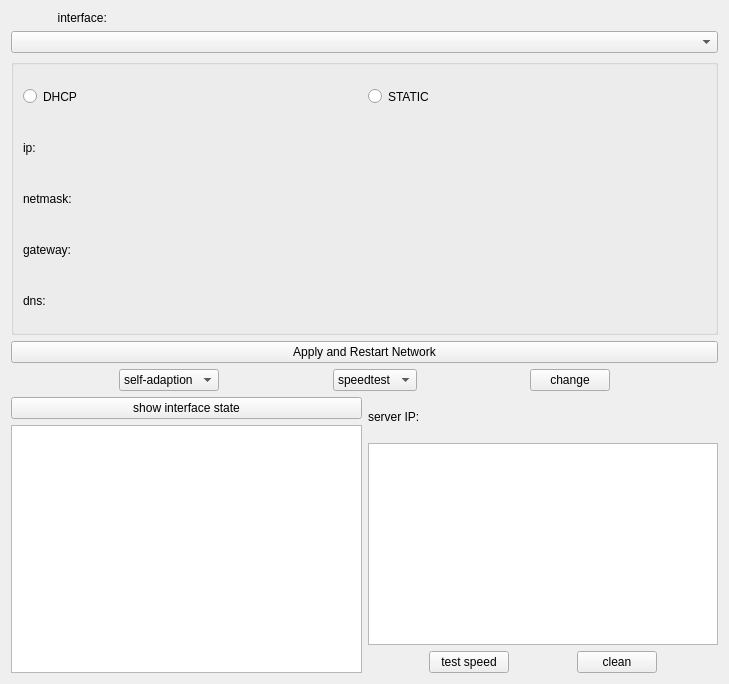
<?xml version="1.0" encoding="UTF-8"?>
<ui version="4.0">
 <class>Network</class>
 <widget class="QWidget" name="Network">
  <property name="geometry">
   <rect>
    <x>0</x>
    <y>0</y>
    <width>729</width>
    <height>684</height>
   </rect>
  </property>
  <property name="windowTitle">
   <string>Form</string>
  </property>
  <layout class="QVBoxLayout" name="verticalLayout_4">
   <item>
    <widget class="QLabel" name="label">
     <property name="sizePolicy">
      <sizepolicy hsizetype="Expanding" vsizetype="Preferred">
       <horstretch>0</horstretch>
       <verstretch>0</verstretch>
      </sizepolicy>
     </property>
     <property name="text">
      <string>              interface:</string>
     </property>
    </widget>
   </item>
   <item>
    <widget class="QComboBox" name="cb_interface">
     <property name="sizePolicy">
      <sizepolicy hsizetype="Expanding" vsizetype="Fixed">
       <horstretch>0</horstretch>
       <verstretch>0</verstretch>
      </sizepolicy>
     </property>
    </widget>
   </item>
   <item>
    <widget class="QGroupBox" name="groupBox">
     <property name="sizePolicy">
      <sizepolicy hsizetype="Expanding" vsizetype="Expanding">
       <horstretch>0</horstretch>
       <verstretch>0</verstretch>
      </sizepolicy>
     </property>
     <property name="title">
      <string/>
     </property>
     <layout class="QVBoxLayout" name="verticalLayout">
      <item>
       <layout class="QGridLayout" name="gridLayout_6">
        <item row="0" column="0">
         <widget class="QRadioButton" name="radio_dhcp">
          <property name="sizePolicy">
           <sizepolicy hsizetype="Expanding" vsizetype="Expanding">
            <horstretch>0</horstretch>
            <verstretch>0</verstretch>
           </sizepolicy>
          </property>
          <property name="text">
           <string>DHCP</string>
          </property>
         </widget>
        </item>
        <item row="0" column="1">
         <widget class="QRadioButton" name="radio_static">
          <property name="sizePolicy">
           <sizepolicy hsizetype="Expanding" vsizetype="Expanding">
            <horstretch>0</horstretch>
            <verstretch>0</verstretch>
           </sizepolicy>
          </property>
          <property name="text">
           <string>STATIC</string>
          </property>
         </widget>
        </item>
       </layout>
      </item>
      <item>
       <layout class="QGridLayout" name="gridLayout_2">
        <item row="0" column="0">
         <widget class="QLabel" name="label_2">
          <property name="sizePolicy">
           <sizepolicy hsizetype="Expanding" vsizetype="Expanding">
            <horstretch>0</horstretch>
            <verstretch>0</verstretch>
           </sizepolicy>
          </property>
          <property name="text">
           <string>ip:</string>
          </property>
         </widget>
        </item>
        <item row="0" column="1">
         <widget class="QIpAddressEdit" name="edt_ip" native="true">
          <property name="sizePolicy">
           <sizepolicy hsizetype="Expanding" vsizetype="Preferred">
            <horstretch>0</horstretch>
            <verstretch>0</verstretch>
           </sizepolicy>
          </property>
          <property name="minimumSize">
           <size>
            <width>0</width>
            <height>40</height>
           </size>
          </property>
         </widget>
        </item>
       </layout>
      </item>
      <item>
       <layout class="QGridLayout" name="gridLayout_3">
        <item row="0" column="0">
         <widget class="QLabel" name="label_3">
          <property name="sizePolicy">
           <sizepolicy hsizetype="Expanding" vsizetype="Expanding">
            <horstretch>0</horstretch>
            <verstretch>0</verstretch>
           </sizepolicy>
          </property>
          <property name="text">
           <string>netmask:</string>
          </property>
         </widget>
        </item>
        <item row="0" column="1">
         <widget class="QIpAddressEdit" name="edt_mask" native="true">
          <property name="sizePolicy">
           <sizepolicy hsizetype="Expanding" vsizetype="Preferred">
            <horstretch>0</horstretch>
            <verstretch>0</verstretch>
           </sizepolicy>
          </property>
          <property name="minimumSize">
           <size>
            <width>0</width>
            <height>40</height>
           </size>
          </property>
         </widget>
        </item>
       </layout>
      </item>
      <item>
       <layout class="QGridLayout" name="gridLayout_4">
        <item row="0" column="0">
         <widget class="QLabel" name="label_4">
          <property name="sizePolicy">
           <sizepolicy hsizetype="Expanding" vsizetype="Expanding">
            <horstretch>0</horstretch>
            <verstretch>0</verstretch>
           </sizepolicy>
          </property>
          <property name="text">
           <string>gateway:</string>
          </property>
         </widget>
        </item>
        <item row="0" column="1">
         <widget class="QIpAddressEdit" name="edt_gateway" native="true">
          <property name="sizePolicy">
           <sizepolicy hsizetype="Expanding" vsizetype="Preferred">
            <horstretch>0</horstretch>
            <verstretch>0</verstretch>
           </sizepolicy>
          </property>
          <property name="minimumSize">
           <size>
            <width>0</width>
            <height>40</height>
           </size>
          </property>
         </widget>
        </item>
       </layout>
      </item>
      <item>
       <layout class="QGridLayout" name="gridLayout_5">
        <item row="0" column="0">
         <widget class="QLabel" name="label_5">
          <property name="sizePolicy">
           <sizepolicy hsizetype="Expanding" vsizetype="Expanding">
            <horstretch>0</horstretch>
            <verstretch>0</verstretch>
           </sizepolicy>
          </property>
          <property name="text">
           <string>dns:</string>
          </property>
         </widget>
        </item>
        <item row="0" column="1">
         <widget class="QIpAddressEdit" name="edt_dns" native="true">
          <property name="sizePolicy">
           <sizepolicy hsizetype="Expanding" vsizetype="Preferred">
            <horstretch>0</horstretch>
            <verstretch>0</verstretch>
           </sizepolicy>
          </property>
          <property name="minimumSize">
           <size>
            <width>0</width>
            <height>40</height>
           </size>
          </property>
         </widget>
        </item>
       </layout>
      </item>
     </layout>
    </widget>
   </item>
   <item>
    <widget class="QPushButton" name="ok">
     <property name="sizePolicy">
      <sizepolicy hsizetype="Expanding" vsizetype="Fixed">
       <horstretch>0</horstretch>
       <verstretch>0</verstretch>
      </sizepolicy>
     </property>
     <property name="text">
      <string>Apply and Restart Network</string>
     </property>
    </widget>
   </item>
   <item>
    <layout class="QHBoxLayout" name="horizontalLayout_2">
     <item>
      <spacer name="horizontalSpacer_9">
       <property name="orientation">
        <enum>Qt::Horizontal</enum>
       </property>
       <property name="sizeHint" stdset="0">
        <size>
         <width>40</width>
         <height>20</height>
        </size>
       </property>
      </spacer>
     </item>
     <item>
      <widget class="QComboBox" name="comboBox_mode">
       <item>
        <property name="text">
         <string>self-adaption</string>
        </property>
       </item>
       <item>
        <property name="text">
         <string>10Mb/s</string>
        </property>
       </item>
       <item>
        <property name="text">
         <string>100Mb/s</string>
        </property>
       </item>
       <item>
        <property name="text">
         <string>1000Mb/s</string>
        </property>
       </item>
      </widget>
     </item>
     <item>
      <spacer name="horizontalSpacer_8">
       <property name="orientation">
        <enum>Qt::Horizontal</enum>
       </property>
       <property name="sizeHint" stdset="0">
        <size>
         <width>40</width>
         <height>20</height>
        </size>
       </property>
      </spacer>
     </item>
     <item>
      <widget class="QComboBox" name="comboBox_testmethod">
       <item>
        <property name="text">
         <string>speedtest</string>
        </property>
       </item>
       <item>
        <property name="text">
         <string>iperf3</string>
        </property>
       </item>
      </widget>
     </item>
     <item>
      <spacer name="horizontalSpacer_10">
       <property name="orientation">
        <enum>Qt::Horizontal</enum>
       </property>
       <property name="sizeHint" stdset="0">
        <size>
         <width>40</width>
         <height>20</height>
        </size>
       </property>
      </spacer>
     </item>
     <item>
      <widget class="QPushButton" name="pushButton_change">
       <property name="text">
        <string>change</string>
       </property>
      </widget>
     </item>
     <item>
      <spacer name="horizontalSpacer_7">
       <property name="orientation">
        <enum>Qt::Horizontal</enum>
       </property>
       <property name="sizeHint" stdset="0">
        <size>
         <width>40</width>
         <height>20</height>
        </size>
       </property>
      </spacer>
     </item>
    </layout>
   </item>
   <item>
    <layout class="QHBoxLayout" name="horizontalLayout">
     <item>
      <layout class="QVBoxLayout" name="verticalLayout_3">
       <item>
        <widget class="QPushButton" name="pushButton_showinterfacestate">
         <property name="text">
          <string>show interface state</string>
         </property>
        </widget>
       </item>
       <item>
        <widget class="QTextBrowser" name="textBrowser_display"/>
       </item>
      </layout>
     </item>
     <item>
      <layout class="QVBoxLayout" name="verticalLayout_2">
       <item>
        <layout class="QHBoxLayout" name="horizontalLayout_5">
         <item>
          <widget class="QLabel" name="label_6">
           <property name="text">
            <string>server IP:</string>
           </property>
          </widget>
         </item>
         <item>
          <widget class="QIpAddressEdit" name="edt_ip_server" native="true">
           <property name="sizePolicy">
            <sizepolicy hsizetype="Expanding" vsizetype="Preferred">
             <horstretch>0</horstretch>
             <verstretch>0</verstretch>
            </sizepolicy>
           </property>
           <property name="minimumSize">
            <size>
             <width>0</width>
             <height>40</height>
            </size>
           </property>
          </widget>
         </item>
        </layout>
       </item>
       <item>
        <widget class="QTextBrowser" name="textBrowser_display_2"/>
       </item>
       <item>
        <layout class="QHBoxLayout" name="horizontalLayout_3">
         <item>
          <spacer name="horizontalSpacer_4">
           <property name="orientation">
            <enum>Qt::Horizontal</enum>
           </property>
           <property name="sizeHint" stdset="0">
            <size>
             <width>40</width>
             <height>20</height>
            </size>
           </property>
          </spacer>
         </item>
         <item>
          <widget class="QPushButton" name="pushButton_speedtest">
           <property name="text">
            <string>test speed</string>
           </property>
          </widget>
         </item>
         <item>
          <spacer name="horizontalSpacer_5">
           <property name="orientation">
            <enum>Qt::Horizontal</enum>
           </property>
           <property name="sizeHint" stdset="0">
            <size>
             <width>40</width>
             <height>20</height>
            </size>
           </property>
          </spacer>
         </item>
         <item>
          <widget class="QPushButton" name="pushButton_clean">
           <property name="text">
            <string>clean</string>
           </property>
          </widget>
         </item>
         <item>
          <spacer name="horizontalSpacer_6">
           <property name="orientation">
            <enum>Qt::Horizontal</enum>
           </property>
           <property name="sizeHint" stdset="0">
            <size>
             <width>40</width>
             <height>20</height>
            </size>
           </property>
          </spacer>
         </item>
        </layout>
       </item>
      </layout>
     </item>
    </layout>
   </item>
  </layout>
 </widget>
 <customwidgets>
  <customwidget>
   <class>QIpAddressEdit</class>
   <extends>QWidget</extends>
   <header location="global">qipaddressedit.h</header>
   <container>1</container>
  </customwidget>
 </customwidgets>
 <resources/>
 <connections/>
</ui>
